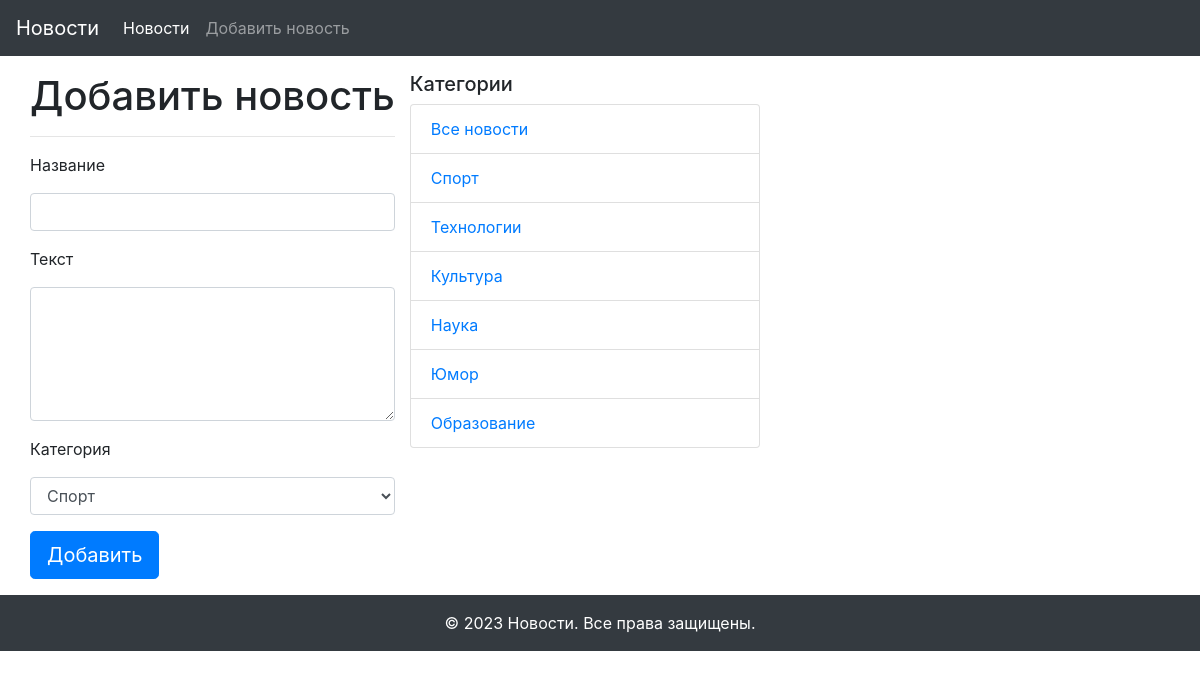
The page /add_news on the database its author committed.
### app/models.py (models this page shows, shortened)
class Category(db.Model):
    id = db.Column(db.Integer, primary_key=True)
    title = db.Column(db.String(255), nullable=False)
    news = db.relationship("News", back_populates="category")

### app/views.py (the view, shortened to what this page needs)
@app.route("/add_news", methods=["GET", "POST"])
def add_news():
    form = NewsForm()
    categories = Category.query.all()
    return render_template("add_news.html", form=form, categories=categories)

### app/forms.py
class NewsForm(FlaskForm):
    title = StringField("Название", validators=[DataRequired(message="Поле не должно быть пустым"), Length(max=255, message="Введите заголовок длиной до 255 символов")])
    text = TextAreaField("Текст", validators=[DataRequired(message="Поле не должно быть пустым")])
    category = SelectField("Категория", choices=get_categories())
    submit = SubmitField("Добавить")

### app/templates/add_news.html (shortened to what this page needs)
{% extends "base.html" %}
{% block content %}
  <h1>Добавить новость</h1>
  <hr>
  <form method="POST" action="" novalidate>
      <div class="form-group">
        <label >
          {{ form.title.label }}
        </label>
        {{ form.title(class="form-control") }}
      </div>
      <div class="form-group">
        <label >
          {{ form.text.label }}
        </label>
        {{ form.text(class="form-control", rows="5") }}
      </div>
      <div class="form-group">
        <label >
          {{ form.category.label }}
        </label>
        {{ form.category(class="form-control") }}
      </div>
    {{ form.submit(class="btn btn-primary btn-lg") }}
  </form>
{% endblock content %}

### app/templates/side_navigation.html
<div class="col-md-4">
    <h5>Категории</h5>
  <ul class="list-group">
    <li class="list-group-item"><a href="{{ url_for('index') }}">Все новости</a></li>
    {% for category in categories %}
      <li class="list-group-item"><a href="{{ url_for('news_in_category', id=category.id) }}">{{ category.title }}</a></li>
    {% endfor %}
  </ul>
</div>

### rows shown on the page
Category: title "Спорт"
Category: title "Технологии"
Category: title "Культура"
Category: title "Наука"
Category: title "Юмор"
Category: title "Образование"
